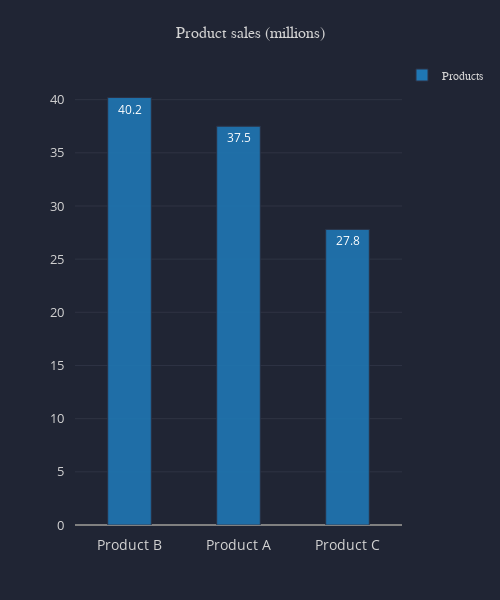

The notebook cell this image was saved under:
### Code cell
# create data
index = ['Product A', 'Product B', 'Product C']
values = {'Products': [37.5, 40.2, 27.8]}
data = pd.DataFrame(data=values, index=index).transpose()


# create chart
color_palette = chart.color_palette()

layout = chart.layout(color_palette=color_palette, width=500, height=600,
                     title='Product sales (millions)', 
                      title_size=16, xaxis_ticksize=14)


chart.bar(data, layout=layout, orientation='v', sort_by='Products',
            ascending=False, bar_width=0.4, textpos='inside', linewidth=1)

### Figure 1 — Plotly figure (JSON) as saved in the notebook; plotly's stock layout.template omitted (floating-point values rounded to 4 significant figures)
{"data": [{"marker": {"line": {"color": "#2C3347", "width": 1}, "opacity": 0.9}, "name": "Products", "orientation": "v", "text": [40.2, 37.5, 27.8], "textposition": "inside", "type": "bar", "width": 0.4, "x": ["Product B", "Product A", "Product C"], "y": [40.2, 37.5, 27.8]}], "layout": {"autosize": true, "colorway": ["#1f77b4", "#ff7f0e", "#2ca02c", "#d62728", "#9467bd", "#8c564b", "#e377c2", "#7f7f7f", "#bcbd22", "#17becf"], "height": 600, "legend": {"bordercolor": "#202534", "borderwidth": 0, "font": {"color": "lightgrey", "family": "sans-serif", "size": 12}, "itemclick": "toggle", "itemdoubleclick": "toggleothers", "orientation": "v", "traceorder": "normal", "valign": "middle", "x": 1, "xanchor": "left", "y": 1, "yanchor": "middle"}, "margin": {"b": 75, "l": 75, "pad": 10, "r": 50, "t": 75}, "paper_bgcolor": "#202534", "plot_bgcolor": "#202534", "showlegend": true, "title": {"font": {"color": "lightgrey", "family": "sans-serif", "size": 16}, "text": "Product sales (millions)", "x": 0.5}, "width": 500, "xaxis": {"autorange": true, "color": "lightgrey", "dtick": 1, "gridcolor": "#3d4152", "gridwidth": 0.5, "separatethousands": true, "showgrid": false, "showline": false, "showticklabels": true, "tickangle": 0, "tickfont": {"color": "lightgrey", "size": 14}, "tickformat": "", "tickmode": "auto", "title": {"font": {"color": "lightgrey", "family": "sans-serif", "size": 18}, "text": ""}, "type": "-", "zeroline": false, "zerolinecolor": "grey"}, "yaxis": {"autorange": true, "color": "lightgrey", "dtick": 1, "gridcolor": "#3d4152", "gridwidth": 0.5, "separatethousands": true, "showgrid": true, "showline": false, "showticklabels": true, "tickangle": 0, "tickfont": {"color": "lightgrey", "size": 13}, "tickformat": "", "tickmode": "auto", "ticks": "", "title": {"font": {"color": "lightgrey", "family": "sans-serif", "size": 18}, "text": ""}, "type": "-", "zeroline": true, "zerolinecolor": "grey"}}}
